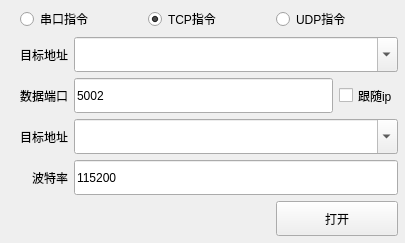
<?xml version="1.0" encoding="UTF-8"?>
<ui version="4.0">
 <class>Form</class>
 <widget class="QWidget" name="Form">
  <property name="geometry">
   <rect>
    <x>0</x>
    <y>0</y>
    <width>405</width>
    <height>240</height>
   </rect>
  </property>
  <property name="windowTitle">
   <string>Form</string>
  </property>
  <layout class="QGridLayout" name="gridLayout_2">
   <property name="leftMargin">
    <number>0</number>
   </property>
   <property name="topMargin">
    <number>0</number>
   </property>
   <property name="rightMargin">
    <number>0</number>
   </property>
   <property name="bottomMargin">
    <number>0</number>
   </property>
   <item row="0" column="0">
    <layout class="QGridLayout" name="gridLayout">
     <property name="leftMargin">
      <number>7</number>
     </property>
     <property name="topMargin">
      <number>7</number>
     </property>
     <property name="rightMargin">
      <number>7</number>
     </property>
     <property name="bottomMargin">
      <number>7</number>
     </property>
     <item row="0" column="2">
      <widget class="QRadioButton" name="chk_tcp_cmd">
       <property name="sizePolicy">
        <sizepolicy hsizetype="Expanding" vsizetype="Fixed">
         <horstretch>0</horstretch>
         <verstretch>0</verstretch>
        </sizepolicy>
       </property>
       <property name="text">
        <string>TCP指令</string>
       </property>
       <property name="checked">
        <bool>true</bool>
       </property>
       <attribute name="buttonGroup">
        <string notr="true">buttonGroup</string>
       </attribute>
      </widget>
     </item>
     <item row="0" column="1">
      <widget class="QRadioButton" name="chk_serial_cmd">
       <property name="sizePolicy">
        <sizepolicy hsizetype="Expanding" vsizetype="Fixed">
         <horstretch>0</horstretch>
         <verstretch>0</verstretch>
        </sizepolicy>
       </property>
       <property name="text">
        <string>串口指令</string>
       </property>
       <attribute name="buttonGroup">
        <string notr="true">buttonGroup</string>
       </attribute>
      </widget>
     </item>
     <item row="0" column="0" rowspan="4">
      <widget class="QLabel" name="label_logo">
       <property name="sizePolicy">
        <sizepolicy hsizetype="Preferred" vsizetype="Preferred">
         <horstretch>0</horstretch>
         <verstretch>0</verstretch>
        </sizepolicy>
       </property>
       <property name="maximumSize">
        <size>
         <width>100</width>
         <height>78</height>
        </size>
       </property>
       <property name="text">
        <string/>
       </property>
      </widget>
     </item>
     <item row="0" column="3">
      <widget class="QRadioButton" name="chk_udp_cmd">
       <property name="sizePolicy">
        <sizepolicy hsizetype="Expanding" vsizetype="Fixed">
         <horstretch>0</horstretch>
         <verstretch>0</verstretch>
        </sizepolicy>
       </property>
       <property name="text">
        <string>UDP指令</string>
       </property>
       <attribute name="buttonGroup">
        <string notr="true">buttonGroup</string>
       </attribute>
      </widget>
     </item>
     <item row="3" column="3">
      <widget class="QPushButton" name="btn_open">
       <property name="sizePolicy">
        <sizepolicy hsizetype="Expanding" vsizetype="Fixed">
         <horstretch>0</horstretch>
         <verstretch>0</verstretch>
        </sizepolicy>
       </property>
       <property name="minimumSize">
        <size>
         <width>0</width>
         <height>35</height>
        </size>
       </property>
       <property name="maximumSize">
        <size>
         <width>16777215</width>
         <height>35</height>
        </size>
       </property>
       <property name="text">
        <string>打开</string>
       </property>
      </widget>
     </item>
     <item row="2" column="1" colspan="3">
      <widget class="QWidget" name="widget_serial" native="true">
       <layout class="QGridLayout" name="gridLayout_4">
        <property name="leftMargin">
         <number>0</number>
        </property>
        <property name="topMargin">
         <number>0</number>
        </property>
        <property name="rightMargin">
         <number>0</number>
        </property>
        <property name="bottomMargin">
         <number>0</number>
        </property>
        <item row="0" column="1">
         <widget class="QComboBox" name="select_serial_addr">
          <property name="sizePolicy">
           <sizepolicy hsizetype="Preferred" vsizetype="Fixed">
            <horstretch>0</horstretch>
            <verstretch>0</verstretch>
           </sizepolicy>
          </property>
          <property name="minimumSize">
           <size>
            <width>0</width>
            <height>35</height>
           </size>
          </property>
          <property name="editable">
           <bool>true</bool>
          </property>
         </widget>
        </item>
        <item row="0" column="0">
         <widget class="QLabel" name="label_4">
          <property name="sizePolicy">
           <sizepolicy hsizetype="Preferred" vsizetype="Preferred">
            <horstretch>0</horstretch>
            <verstretch>0</verstretch>
           </sizepolicy>
          </property>
          <property name="text">
           <string>目标地址</string>
          </property>
          <property name="alignment">
           <set>Qt::AlignRight|Qt::AlignTrailing|Qt::AlignVCenter</set>
          </property>
         </widget>
        </item>
        <item row="1" column="0">
         <widget class="QLabel" name="label_5">
          <property name="sizePolicy">
           <sizepolicy hsizetype="Preferred" vsizetype="Preferred">
            <horstretch>0</horstretch>
            <verstretch>0</verstretch>
           </sizepolicy>
          </property>
          <property name="text">
           <string>波特率</string>
          </property>
          <property name="alignment">
           <set>Qt::AlignRight|Qt::AlignTrailing|Qt::AlignVCenter</set>
          </property>
         </widget>
        </item>
        <item row="1" column="1">
         <widget class="QLineEdit" name="txt_baud">
          <property name="minimumSize">
           <size>
            <width>0</width>
            <height>35</height>
           </size>
          </property>
          <property name="maximumSize">
           <size>
            <width>16777215</width>
            <height>35</height>
           </size>
          </property>
          <property name="text">
           <string>115200</string>
          </property>
          <property name="alignment">
           <set>Qt::AlignLeading|Qt::AlignLeft|Qt::AlignVCenter</set>
          </property>
         </widget>
        </item>
       </layout>
      </widget>
     </item>
     <item row="1" column="1" colspan="3">
      <widget class="QWidget" name="widget_tcp" native="true">
       <layout class="QGridLayout" name="gridLayout_5">
        <property name="leftMargin">
         <number>0</number>
        </property>
        <property name="topMargin">
         <number>0</number>
        </property>
        <property name="rightMargin">
         <number>0</number>
        </property>
        <property name="bottomMargin">
         <number>0</number>
        </property>
        <item row="1" column="0">
         <widget class="QLabel" name="label_7">
          <property name="sizePolicy">
           <sizepolicy hsizetype="Preferred" vsizetype="Preferred">
            <horstretch>0</horstretch>
            <verstretch>0</verstretch>
           </sizepolicy>
          </property>
          <property name="text">
           <string>数据端口</string>
          </property>
          <property name="alignment">
           <set>Qt::AlignRight|Qt::AlignTrailing|Qt::AlignVCenter</set>
          </property>
         </widget>
        </item>
        <item row="1" column="1">
         <widget class="QLineEdit" name="txt_tcp_port">
          <property name="sizePolicy">
           <sizepolicy hsizetype="Expanding" vsizetype="Preferred">
            <horstretch>0</horstretch>
            <verstretch>0</verstretch>
           </sizepolicy>
          </property>
          <property name="minimumSize">
           <size>
            <width>0</width>
            <height>35</height>
           </size>
          </property>
          <property name="maximumSize">
           <size>
            <width>16777215</width>
            <height>35</height>
           </size>
          </property>
          <property name="text">
           <string>5002</string>
          </property>
          <property name="alignment">
           <set>Qt::AlignLeading|Qt::AlignLeft|Qt::AlignVCenter</set>
          </property>
         </widget>
        </item>
        <item row="0" column="0">
         <widget class="QLabel" name="label_6">
          <property name="sizePolicy">
           <sizepolicy hsizetype="Preferred" vsizetype="Preferred">
            <horstretch>0</horstretch>
            <verstretch>0</verstretch>
           </sizepolicy>
          </property>
          <property name="text">
           <string>目标地址</string>
          </property>
          <property name="alignment">
           <set>Qt::AlignRight|Qt::AlignTrailing|Qt::AlignVCenter</set>
          </property>
         </widget>
        </item>
        <item row="1" column="2">
         <widget class="QCheckBox" name="chk_follow">
          <property name="sizePolicy">
           <sizepolicy hsizetype="Minimum" vsizetype="Preferred">
            <horstretch>0</horstretch>
            <verstretch>0</verstretch>
           </sizepolicy>
          </property>
          <property name="text">
           <string>跟随ip</string>
          </property>
          <property name="checked">
           <bool>false</bool>
          </property>
         </widget>
        </item>
        <item row="0" column="1" colspan="2">
         <widget class="QComboBox" name="select_tcp_addr">
          <property name="sizePolicy">
           <sizepolicy hsizetype="Preferred" vsizetype="Preferred">
            <horstretch>0</horstretch>
            <verstretch>0</verstretch>
           </sizepolicy>
          </property>
          <property name="minimumSize">
           <size>
            <width>0</width>
            <height>35</height>
           </size>
          </property>
          <property name="editable">
           <bool>true</bool>
          </property>
         </widget>
        </item>
       </layout>
      </widget>
     </item>
    </layout>
   </item>
  </layout>
 </widget>
 <resources/>
 <connections/>
 <buttongroups>
  <buttongroup name="buttonGroup"/>
 </buttongroups>
</ui>
